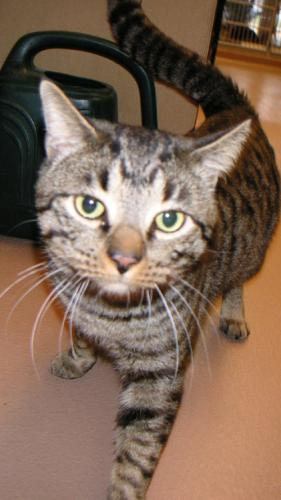
#> input picture 197.jpg, 281 x 500 px, given as the content of the folder /content/My Files, which was not available
$ jupyter execute Draw_boundingBox.ipynb
#> lines starting #> are read from the running program, lines starting #| are printed output that depends on the picture; after the words box and inside, x2 and y2 are one past the last pixel; in counts of white or black regions, pixels touching at a corner belong together; pictures that were not available may be replaced by others from this repository, and a replacement may not be noted
[cell 1]
import os
import cv2
from PIL import Image, ImageEnhance
from google.colab.patches import cv2_imshow
import argparse
import numpy as np
import pandas as pd
import matplotlib.pyplot as plt

[cell 2]
def bbox(path):
#> called with path = '/content/My Files/197.jpg'
  img = cv2.imread(path)
#> img is the input picture: shape (500, 281, 3); mean B, G, R 85.6, 102.7, 127.1
  img-=10
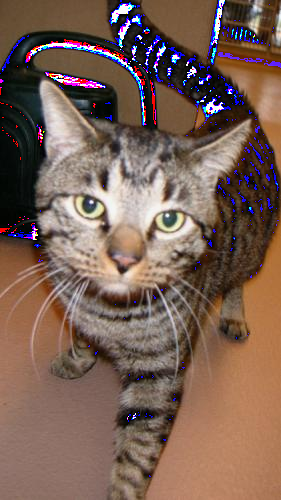
#> img: shape (500, 281, 3); mean B, G, R 84.2, 96, 121.3
  imgray = cv2.cvtColor(img,cv2.COLOR_BGR2GRAY)
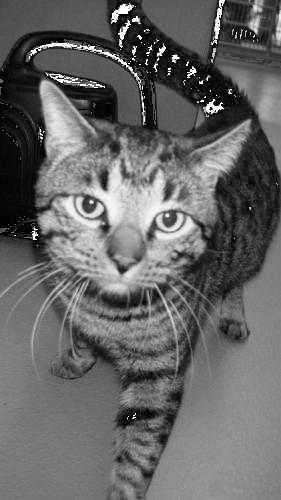
#> imgray: shape (500, 281); min 0, max 255, mean 102.2
  org = cv2.cvtColor(img,cv2.COLOR_BGR2RGB)

  '''
  lower = np.array([30,30,30])
  higher = np.array([250,250,250])

  mask = cv2.inRange(img,lower,higher)
  '''

  ret,thresh = cv2.threshold(imgray,127,255,0)
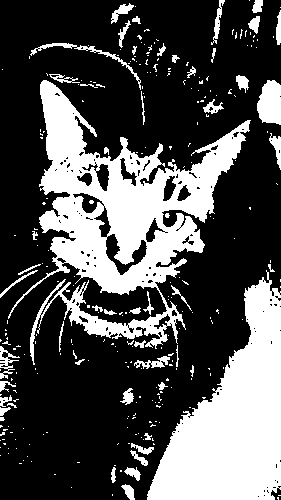
#> thresh: shape (500, 281); 31.4% white; 282 white regions (231 under 20 px)
  contours, hierarchy = cv2.findContours(thresh,cv2.RETR_TREE,cv2.CHAIN_APPROX_NONE)
#> contours = 438 contours, 375 with area under 20; largest, box (x1, y1, x2, y2) and area: (8, 80, 251, 365) 23390, (147, 270, 281, 500) 15964, (257, 80, 281, 125) 808, (105, 233, 148, 276) 692, (72, 192, 105, 214) 314
  cont_img = cv2.drawContours(img,contours,-1,(0,255,0),3)
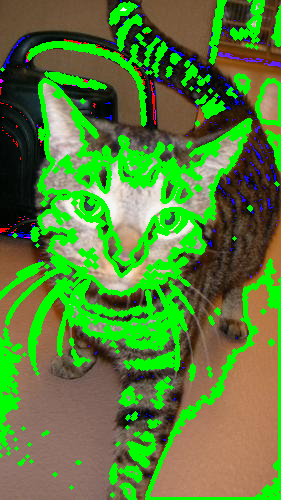
#> cont_img: shape (500, 281, 3); mean B, G, R 55.9, 128.3, 86.8
  #plt.imshow(cont_img)
  #plt.show()

  c = max (contours, key= cv2.contourArea)
#> c = contour of 2563 points, box (x1, y1, x2, y2) (8, 80, 251, 365), area 23390

  org = cv2.imread(path)
  org = cv2.cvtColor(org,cv2.COLOR_BGR2RGB)
  x,y,w,h = cv2.boundingRect(c)
#> x = 8; y = 80; w = 243; h = 285
  org = cv2.rectangle(org,(x,y),(x+w,y+h),(0,255,0),5)
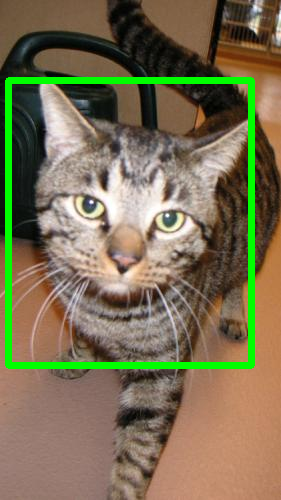
#> org: shape (500, 281, 3); mean R, G, B 122, 112.2, 82.6
  plt.imshow(org)
  plt.show()
